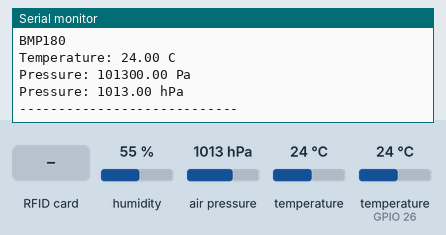
Simulated run of this sketch. Board: ESP32. Parts: the last lines printed to the serial monitor. The inputs (shaded band) are chosen by the test bench; at power-on: humidity 55 %, air pressure 1013 hPa, temperature 24 °C, temperature (sensor on GPIO 26) 24 °C.

Above: at 2.2 s.
2.3 s: RFID card 5E 7A 19 C4 held to the reader
4.6 s: humidity set to 22 %
6.1 s: air pressure set to 952 hPa
At 7.22 s:
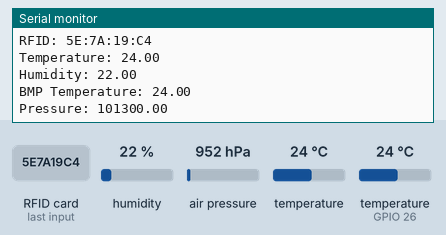
7.6 s: temperature (sensor 0) set to 12 °C
At 8.2 s:
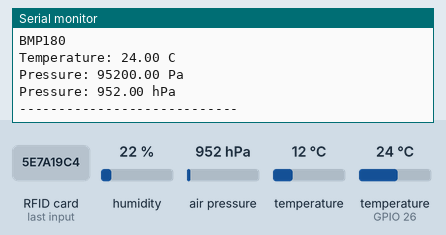
9.1 s: temperature (sensor on GPIO 26) set to 12 °C
At 10.5 s:
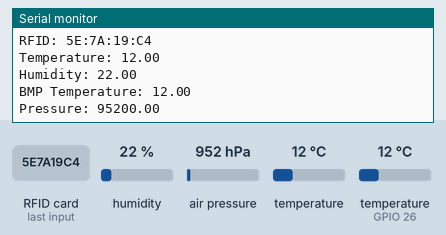
10.6 s: humidity set to 40 %
At 12.1 s:
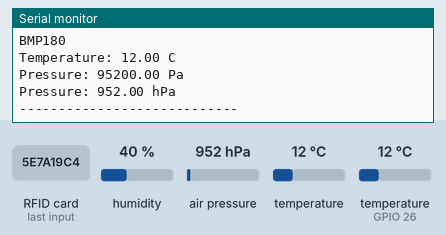
Timing chart, 0 to 13.1 s (numbered marks = the images above; inputs shaded):
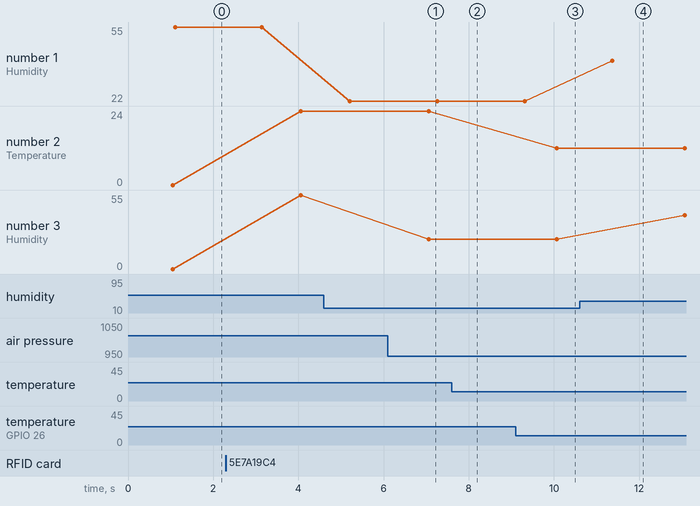

The sketch:

cold_chain_esp32.ino
```cpp
#include <SPI.h>
#include <MFRC522.h>
#include <Wire.h>
#include <Adafruit_BMP085.h>
#include <DHT.h>

#define RFID_SS 5
#define RFID_RST 27

#define DHT_PIN 26
#define DHT_TYPE DHT11

MFRC522 rfid(RFID_SS, RFID_RST);
Adafruit_BMP085 bmp;
DHT dht(DHT_PIN, DHT_TYPE);

struct SensorData {
  String rfidUID;
  String cardType;
  float dhtTemperature;
  float humidity;
  float bmpTemperature;
  float pressure;
};

SensorData sensorData;

SemaphoreHandle_t dataMutex;

void setupRFID() {
  SPI.begin(18, 19, 23);
  rfid.PCD_Init();

  Serial.println("RFID Ready");
}

void setupBMP() {
  Wire.begin(21, 22);

  if (bmp.begin()) {
    Serial.println("BMP180 Ready");
  } else {
    Serial.println("BMP180 NOT FOUND!");
  }
}

void setupDHT() {
  dht.begin();

  Serial.println("DHT11 Ready");
}

String getRFIDUID() {
  String uid = "";

  for (byte i = 0; i < rfid.uid.size; i++) {
    if (rfid.uid.uidByte[i] < 0x10) {
      uid += "0";
    }

    uid += String(rfid.uid.uidByte[i], HEX);

    if (i < rfid.uid.size - 1) {
      uid += ":";
    }
  }

  uid.toUpperCase();

  return uid;
}

void readRFID() {
  if (!rfid.PICC_IsNewCardPresent()) {
    return;
  }

  if (!rfid.PICC_ReadCardSerial()) {
    return;
  }

  String uid = getRFIDUID();

  MFRC522::PICC_Type type;
  type = rfid.PICC_GetType(rfid.uid.sak);

  String cardType = rfid.PICC_GetTypeName(type);

  if (xSemaphoreTake(dataMutex, portMAX_DELAY)) {
    sensorData.rfidUID = uid;
    sensorData.cardType = cardType;

    xSemaphoreGive(dataMutex);
  }

  Serial.println();
  Serial.println("RFID");
  Serial.print("UID: ");
  Serial.println(uid);
  Serial.print("Card Type: ");
  Serial.println(cardType);

  rfid.PICC_HaltA();
  rfid.PCD_StopCrypto1();
}

void readDHT() {
  float temperature = dht.readTemperature();
  float humidity = dht.readHumidity();

  if (isnan(temperature) || isnan(humidity)) {
    Serial.println("DHT11 reading failed!");
    return;
  }

  if (xSemaphoreTake(dataMutex, portMAX_DELAY)) {
    sensorData.dhtTemperature = temperature;
    sensorData.humidity = humidity;

    xSemaphoreGive(dataMutex);
  }

  Serial.println();
  Serial.println("DHT11");
  Serial.print("Temperature: ");
  Serial.print(temperature);
  Serial.println(" C");

  Serial.print("Humidity: ");
  Serial.print(humidity);
  Serial.println(" %");
}

void readBMP() {
  float temperature = bmp.readTemperature();
  float pressure = bmp.readPressure();

  if (xSemaphoreTake(dataMutex, portMAX_DELAY)) {
    sensorData.bmpTemperature = temperature;
    sensorData.pressure = pressure;

    xSemaphoreGive(dataMutex);
  }

  Serial.println();
  Serial.println("BMP180");
  Serial.print("Temperature: ");
  Serial.print(temperature);
  Serial.println(" C");

  Serial.print("Pressure: ");
  Serial.print(pressure);
  Serial.println(" Pa");

  Serial.print("Pressure: ");
  Serial.print(pressure / 100.0);
  Serial.println(" hPa");
}

void readSensors() {
  readRFID();
  readDHT();
  readBMP();
}

void sensorTask(void *parameter) {
  while (true) {
    readSensors();

    Serial.println("----------------------------");

    vTaskDelay(pdMS_TO_TICKS(2000));
  }
}

void networkTask(void *parameter) {
  while (true) {
    SensorData data;

    if (xSemaphoreTake(dataMutex, portMAX_DELAY)) {
      data = sensorData;

      xSemaphoreGive(dataMutex);
    }

    Serial.println();
    Serial.println("NETWORK TASK");
    Serial.println("Core: 1");
    Serial.print("RFID: ");
    Serial.println(data.rfidUID);
    Serial.print("Temperature: ");
    Serial.println(data.dhtTemperature);
    Serial.print("Humidity: ");
    Serial.println(data.humidity);
    Serial.print("BMP Temperature: ");
    Serial.println(data.bmpTemperature);
    Serial.print("Pressure: ");
    Serial.println(data.pressure);

    vTaskDelay(pdMS_TO_TICKS(3000));
  }
}

void setup() {
  Serial.begin(115200);
  delay(1000);

  dataMutex = xSemaphoreCreateMutex();

  setupRFID();
  setupBMP();
  setupDHT();

  Serial.println();
  Serial.println("System Ready");

  xTaskCreatePinnedToCore(
    sensorTask,
    "Sensor Task",
    4096,
    NULL,
    1,
    NULL,
    0
  );

  xTaskCreatePinnedToCore(
    networkTask,
    "Network Task",
    4096,
    NULL,
    1,
    NULL,
    1
  );
}

void loop() {
  vTaskDelay(pdMS_TO_TICKS(1000));
}
```

Measured:
- after the input at 9.1 s, the serial monitor: prints a new line after 0.97 s (image 3)
- after the input at 10.6 s, the serial monitor: prints a new line after 0.77 s (image 4)
- plotted number 1: 55 → 22 after the input at 4.6 s, 22 → 40 after the input at 10.6 s
- plotted number 3: 22 → 40 after the input at 10.6 s
